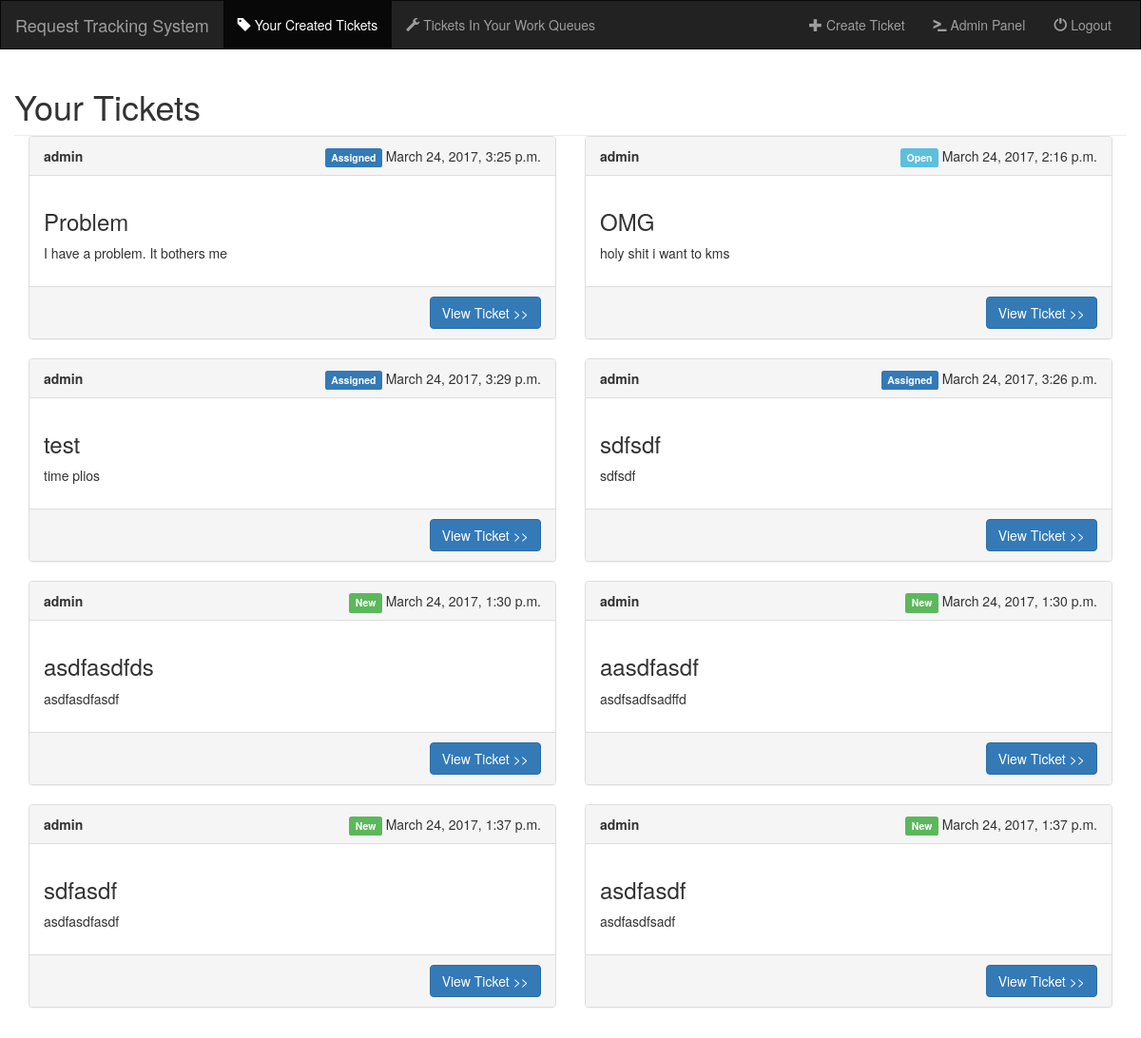
The page /tickets/ (signed in) on the database as committed earlier.
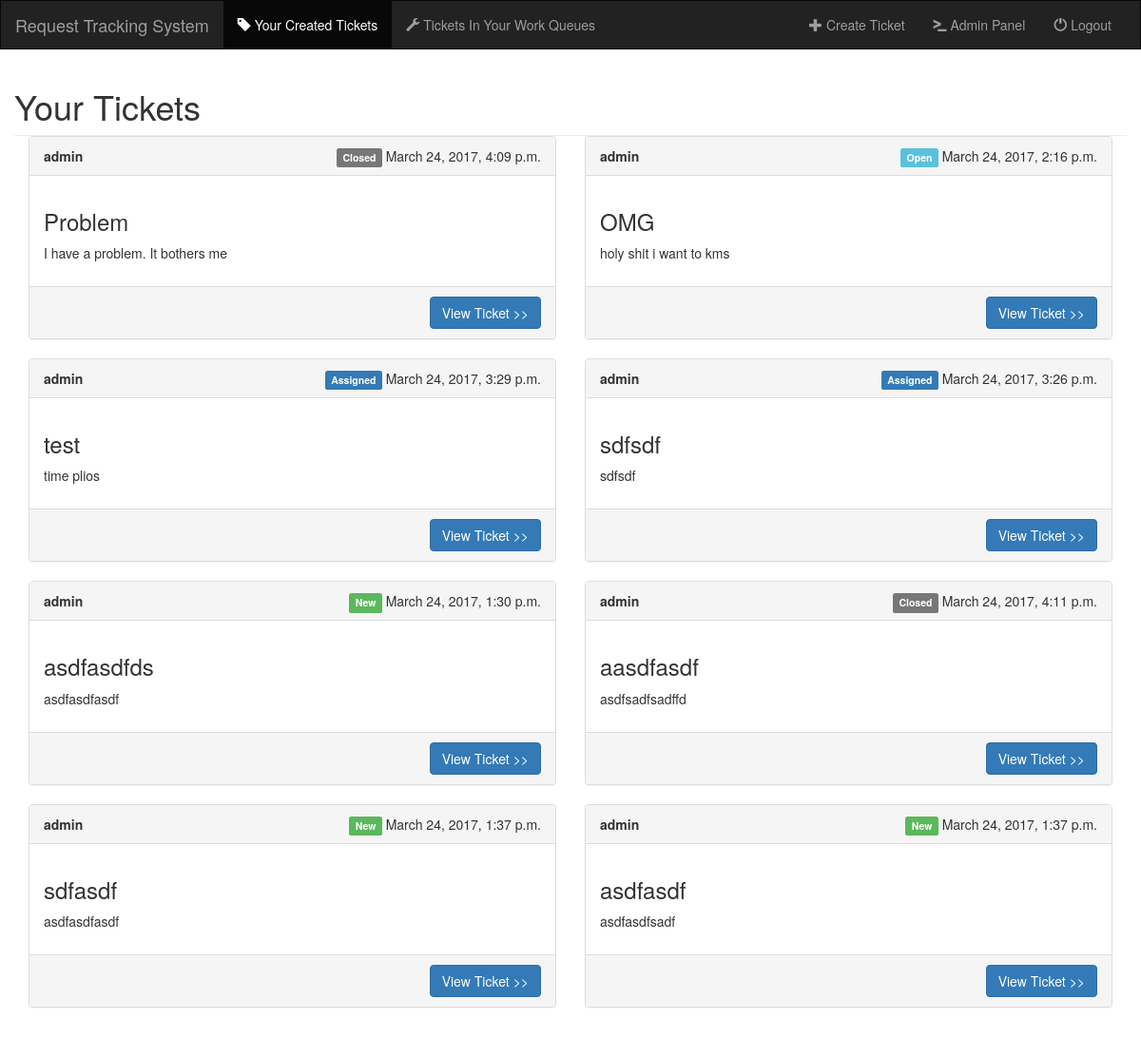
The same page on the database as committed later.
### requests/models.py (models this page shows, shortened)
class Ticket(models.Model):
    subject = models.CharField(max_length=50)
    description = models.CharField(max_length=500)
    time = models.DateTimeField(auto_now=True)
    creator = models.ForeignKey(User, related_name='created_tickets')
    queue = models.ForeignKey(Queue, on_delete=models.CASCADE, null=True)
    status = models.CharField(max_length=10, choices=status_choices, default='N')
    def get_lbtype(self):
        if self.status == 'N':
            return 'success'
        else:
            if self.status == 'O':
                return 'info'
            else:
                if self.status == 'A':
                    return 'primary'
                else:
                    if self.status == 'C':
                        return 'default'

### requests/views.py (the view)
# urls.py: url(r'^tickets/$', views.TicketView.as_view(), name='tickets'),
class TicketView(generic.ListView):
    template_name = 'requests/tickets.html'
    context_object_name = 'tickets'
    def get_queryset(self):
        users_tickets = self.request.user.created_tickets.all()
        return users_tickets

### requests/templates/requests/tickets.html (shortened to what this page needs)
{% extends 'requests/base.html' %}
{% block yours %}active{% endblock %}
{% block body %}
    <h1>Your Tickets</h1>
    <hr>
    <div class="container-fluid">
        <div class="row">
            {% for ticket in tickets %}
                {% include 'requests/render_ticket.html' %}
            {% endfor %}
        </div>
    </div>
{% endblock %}

### requests/templates/requests/render_ticket.html
<div class="col-md-6">
    <div class="panel panel-default">
        <div class="panel-heading">
            <strong>{{ ticket.creator }}</strong>
            <span style="float:right;">
                <span class="label label-{{ ticket.get_lbtype }}">{{ ticket.get_status_display }}</span>
                {{ ticket.time }}
            </span>
        </div>
        <div class="panel-body">
            <h3>{{ ticket.subject }}</h3>
            <p>{{ ticket.description }}</p>
        </div>
        <div class="panel-footer" style="text-align: right;">
            <a href="{% url 'requests:viewticket' ticket.id %}">
                <button class="btn btn-primary">
                    View Ticket >>
                </button>
            </a>
        </div>
    </div>
</div>

Rows that differ between the two databases and show on the page:
changed Ticket "Problem": status "Assigned" → "Closed"; time "March 24, 2017, 3:25 p.m." → "March 24, 2017, 4:09 p.m."
changed Ticket "aasdfasdf": status "New" → "Closed"; time "March 24, 2017, 1:30 p.m." → "March 24, 2017, 4:11 p.m."
